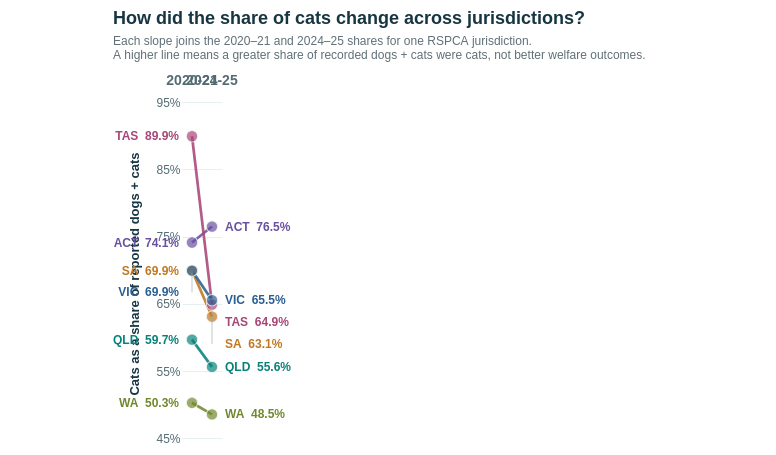

The specification (Vega-Lite) saved for this image:
### Vega-Lite specification from a JSON file in a GitHub repository (floating-point values rounded to 4 significant figures)
{"$schema": "https://vega.github.io/schema/vega-lite/v5.json", "description": "Slopegraph comparing cats percentage of reported RSPCA dog and cat caseload in two financial years across six selected jurisdictions.", "background": "#ffffff", "width": "container", "height": 455, "autosize": {"type": "fit-x", "contains": "padding", "resize": true}, "padding": {"left": 112, "right": 130, "top": 10, "bottom": 10}, "title": {"text": "How did the share of cats change across jurisdictions?", "subtitle": ["Each slope joins the 2020–21 and 2024–25 shares for one RSPCA jurisdiction.", "A higher line means a greater share of recorded dogs + cats were cats, not better welfare outcomes."], "anchor": "start", "font": "Helvetica, Arial, sans-serif", "subtitleFont": "Helvetica, Arial, sans-serif", "fontSize": 18, "subtitleFontSize": 12, "subtitlePadding": 8, "offset": 12}, "data": {"values": [{"state": "ACT", "state_name": "Australian Capital Territory", "financial_year": "2020-21", "year_order": 0, "dogs_count": 617, "cats_count": 1766, "companion_total": 2383, "cat_share_pct": 74.11, "endpoint_label": "ACT  74.1%", "label_y": 74.11}, {"state": "ACT", "state_name": "Australian Capital Territory", "financial_year": "2024-25", "year_order": 1, "dogs_count": 595, "cats_count": 1935, "companion_total": 2530, "cat_share_pct": 76.48, "endpoint_label": "ACT  76.5%", "label_y": 76.48}, {"state": "QLD", "state_name": "Queensland", "financial_year": "2020-21", "year_order": 0, "dogs_count": 7424, "cats_count": 10983, "companion_total": 18407, "cat_share_pct": 59.67, "endpoint_label": "QLD  59.7%", "label_y": 59.67}, {"state": "QLD", "state_name": "Queensland", "financial_year": "2024-25", "year_order": 1, "dogs_count": 6401, "cats_count": 8019, "companion_total": 14420, "cat_share_pct": 55.61, "endpoint_label": "QLD  55.6%", "label_y": 55.61}, {"state": "SA", "state_name": "South Australia", "financial_year": "2020-21", "year_order": 0, "dogs_count": 2257, "cats_count": 5251, "companion_total": 7508, "cat_share_pct": 69.94, "endpoint_label": "SA  69.9%", "label_y": 69.94}, {"state": "SA", "state_name": "South Australia", "financial_year": "2024-25", "year_order": 1, "dogs_count": 1963, "cats_count": 3355, "companion_total": 5318, "cat_share_pct": 63.09, "endpoint_label": "SA  63.1%", "label_y": 59.03}, {"state": "TAS", "state_name": "Tasmania", "financial_year": "2020-21", "year_order": 0, "dogs_count": 109, "cats_count": 971, "companion_total": 1080, "cat_share_pct": 89.91, "endpoint_label": "TAS  89.9%", "label_y": 89.91}, {"state": "TAS", "state_name": "Tasmania", "financial_year": "2024-25", "year_order": 1, "dogs_count": 379, "cats_count": 700, "companion_total": 1079, "cat_share_pct": 64.87, "endpoint_label": "TAS  64.9%", "label_y": 62.28}, {"state": "VIC", "state_name": "Victoria", "financial_year": "2020-21", "year_order": 0, "dogs_count": 3909, "cats_count": 9091, "companion_total": 13000, "cat_share_pct": 69.93, "endpoint_label": "VIC  69.9%", "label_y": 66.69}, {"state": "VIC", "state_name": "Victoria", "financial_year": "2024-25", "year_order": 1, "dogs_count": 2015, "cats_count": 3830, "companion_total": 5845, "cat_share_pct": 65.53, "endpoint_label": "VIC  65.5%", "label_y": 65.53}, {"state": "WA", "state_name": "Western Australia", "financial_year": "2020-21", "year_order": 0, "dogs_count": 718, "cats_count": 726, "companion_total": 1444, "cat_share_pct": 50.28, "endpoint_label": "WA  50.3%", "label_y": 50.28}, {"state": "WA", "state_name": "Western Australia", "financial_year": "2024-25", "year_order": 1, "dogs_count": 975, "cats_count": 920, "companion_total": 1895, "cat_share_pct": 48.55, "endpoint_label": "WA  48.5%", "label_y": 48.55}]}, "encoding": {"x": {"field": "financial_year", "type": "ordinal", "sort": ["2020-21", "2024-25"], "title": null, "axis": {"orient": "top", "labelAngle": 0, "labelFontSize": 14, "labelFontWeight": "bold", "labelPadding": 15, "domain": false, "ticks": false}}, "color": {"field": "state", "type": "nominal", "scale": {"domain": ["ACT", "QLD", "SA", "TAS", "VIC", "WA"], "range": ["#6950A1", "#07827A", "#C07822", "#A84677", "#2B5F91", "#71882E"]}, "legend": null}, "detail": {"field": "state", "type": "nominal"}}, "layer": [{"mark": {"type": "line", "strokeWidth": 2.7, "opacity": 0.88}, "encoding": {"y": {"field": "cat_share_pct", "type": "quantitative", "title": "Cats as a share of reported dogs + cats", "scale": {"domain": [44, 95], "zero": false, "nice": false}, "axis": {"format": ".0f", "values": [45, 55, 65, 75, 85, 95], "labelExpr": "datum.value + '%'", "labelFontSize": 12, "titleFontSize": 13, "grid": true, "gridColor": "#e8eff0", "domain": false, "tickSize": 0, "titlePadding": 14}}, "order": {"field": "year_order", "type": "quantitative"}}}, {"mark": {"type": "point", "filled": true, "size": 130, "stroke": "#ffffff", "strokeWidth": 1.1}, "encoding": {"y": {"field": "cat_share_pct", "type": "quantitative", "title": "Cats as a share of reported dogs + cats", "scale": {"domain": [44, 95], "zero": false, "nice": false}, "axis": {"format": ".0f", "values": [45, 55, 65, 75, 85, 95], "labelExpr": "datum.value + '%'", "labelFontSize": 12, "titleFontSize": 13, "grid": true, "gridColor": "#e8eff0", "domain": false, "tickSize": 0, "titlePadding": 14}}, "tooltip": [{"field": "state_name", "type": "nominal", "title": "Jurisdiction"}, {"field": "financial_year", "type": "nominal", "title": "Financial year"}, {"field": "dogs_count", "type": "quantitative", "title": "Dogs recorded", "format": ","}, {"field": "cats_count", "type": "quantitative", "title": "Cats recorded", "format": ","}, {"field": "companion_total", "type": "quantitative", "title": "Dogs + cats recorded", "format": ","}, {"field": "cat_share_pct", "type": "quantitative", "title": "Cats share (%)", "format": ".1f"}]}}, {"transform": [{"filter": "abs(datum.label_y - datum.cat_share_pct) > 0.12"}], "mark": {"type": "rule", "strokeWidth": 1, "opacity": 0.65}, "encoding": {"y": {"field": "cat_share_pct", "type": "quantitative"}, "y2": {"field": "label_y"}, "color": {"value": "#9aabad"}}}, {"transform": [{"filter": "datum.financial_year == '2020-21'"}], "mark": {"type": "text", "align": "right", "baseline": "middle", "dx": -13, "font": "Helvetica, Arial, sans-serif", "fontSize": 12, "fontWeight": "bold"}, "encoding": {"y": {"field": "label_y", "type": "quantitative"}, "text": {"field": "endpoint_label", "type": "nominal"}}}, {"transform": [{"filter": "datum.financial_year == '2024-25'"}], "mark": {"type": "text", "align": "left", "baseline": "middle", "dx": 13, "font": "Helvetica, Arial, sans-serif", "fontSize": 12, "fontWeight": "bold"}, "encoding": {"y": {"field": "label_y", "type": "quantitative"}, "text": {"field": "endpoint_label", "type": "nominal"}}}], "config": {"font": "Helvetica, Arial, sans-serif", "view": {"stroke": null}, "axis": {"labelFont": "Helvetica, Arial, sans-serif", "titleFont": "Helvetica, Arial, sans-serif", "labelColor": "#536b73", "titleColor": "#173642"}, "title": {"color": "#173642", "subtitleColor": "#607077"}}}
